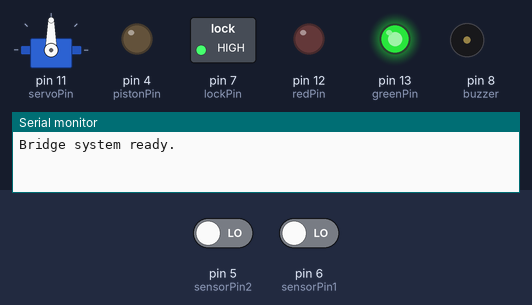
Bench run of a sketch on a simulated Arduino Uno, built with avr-gcc and run on an emulated ATmega328P. On the bench: servo, switched loads named in the sketch (green lamp = pin HIGH), output pins drawn as LEDs (lit = HIGH), buzzer (waves = sounding), the last lines printed to the serial monitor. The test bench sets the inputs (shaded band); at power-on: pin 6 (sensorPin1) LOW, pin 5 (sensorPin2) LOW.

Above: at 1.2 s.
1.3 s: pin 6 (sensorPin1) driven HIGH
At 1.6 s:
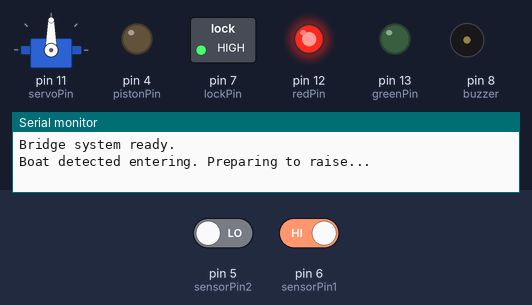
At 12.7 s:
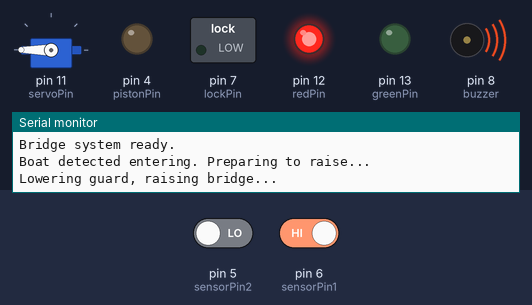
Timing chart, 0 to 13.4 s (numbered marks = the images above; inputs shaded):
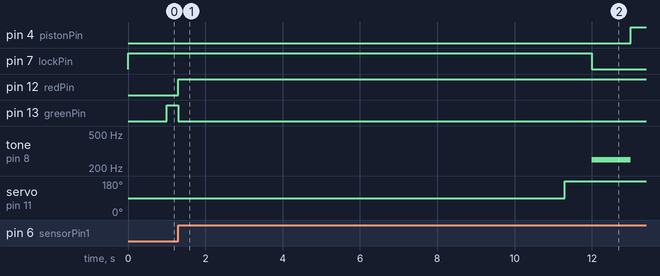

The sketch:

drawbridge_controller.ino
```cpp
#include <Servo.h>

// ---------- Components ----------
const int greenPin  = 13;
const int redPin    = 12;
const int buzzer    = 8;
const int servoPin  = 11;
const int lockPin   = 7;
const int pistonPin = 4;

// ---------- Sensors ----------
const int sensorPin1 = 6; // entry sensor
const int sensorPin2 = 5; // exit sensor

// ---------- Servo Positions ----------
const int guardRaised  = 90;
const int guardLowered = 180;

Servo bridgeServo;

// ---------- Buzzer ----------
const int buzzerNoise = 250;

// ---------- Timings (ms) ----------
const unsigned long servotime  = 700;
const unsigned long locktime   = 1000;
const unsigned long bridgetime = 4000;
const unsigned long waittime   = 10000;

// ---------- Edge Detection ----------
bool detectRisingEdge(int pin, int &lastState) {
  int current = digitalRead(pin);
  bool edge = (lastState == LOW && current == HIGH);
  lastState = current;
  return edge;
}

// ---------- State Machine ----------
enum BridgeState { SAFE, WAITING_TO_RAISE, RAISING, RAISED, LOWERING };
BridgeState state = SAFE;

unsigned long stateStart = 0; // when we entered the current state

// ---------- Sensor Memory ----------
int lastSensor1 = LOW;
int lastSensor2 = LOW;

void setup() {
  Serial.begin(9600);

  // Outputs
  pinMode(greenPin, OUTPUT);
  pinMode(redPin, OUTPUT);
  pinMode(buzzer, OUTPUT);
  bridgeServo.attach(servoPin);
  pinMode(lockPin, OUTPUT);
  pinMode(pistonPin, OUTPUT);

  // Inputs
  pinMode(sensorPin1, INPUT);
  pinMode(sensorPin2, INPUT);

  lastSensor1 = digitalRead(sensorPin1);
  lastSensor2 = digitalRead(sensorPin2);

  // Starting stage
  state = SAFE;
  stateStart = millis();
  Serial.println("Bridge system ready.");
}

void loop() {
  unsigned long now = millis();

  // ---------- Sensor Checks ----------
  if (detectRisingEdge(sensorPin1, lastSensor1) && state == SAFE) {
    state = WAITING_TO_RAISE;
    stateStart = now;
    Serial.println("Boat detected entering. Preparing to raise...");
  }

  if (detectRisingEdge(sensorPin2, lastSensor2) && state == RAISED) {
    state = LOWERING;
    stateStart = now;
    Serial.println("Boat detected leaving. Lowering bridge...");
  }

  // ---------- State Machine ----------
  switch (state) {
    case SAFE:
      digitalWrite(lockPin, HIGH);
      bridgeServo.write(guardRaised);
      if (now - stateStart >= locktime) {
        digitalWrite(greenPin, HIGH);
        digitalWrite(redPin, LOW);
        noTone(buzzer);
      }
      break;

    case WAITING_TO_RAISE:
      digitalWrite(greenPin, LOW);
      digitalWrite(redPin, HIGH);
      if (now - stateStart >= waittime) {
        bridgeServo.write(guardLowered);
        state = RAISING;
        stateStart = now;
        Serial.println("Lowering guard, raising bridge...");
      }
      break;

    case RAISING:
      if (now - stateStart >= servotime) {
        tone(buzzer, buzzerNoise);
        digitalWrite(lockPin, LOW);
        if (now - stateStart >= (servotime + locktime)) {
          digitalWrite(pistonPin, HIGH);
          state = RAISED;
          stateStart = now;
          Serial.println("Bridge is raising...");
        }
      }
      break;

    case RAISED:
      noTone(buzzer);
      // Stays in RAISED until sensorPin2 triggers.
      break;

    case LOWERING:
      digitalWrite(pistonPin, LOW);
      if (now - stateStart >= bridgetime) {
        bridgeServo.write(guardRaised);
        digitalWrite(lockPin, HIGH);
        if (now - stateStart >= (bridgetime + locktime)) {
          digitalWrite(greenPin, HIGH);
          digitalWrite(redPin, LOW);
          state = SAFE;
          stateStart = now;
          Serial.println("Bridge lowered. Safe mode restored.");
        }
      }
      break;
  }
}
```

Measured:
- after the input at 1.3 s, pin 4 (pistonPin): LOW → HIGH after 11.7 s; pin 7 (lockPin): HIGH → LOW after 10.7 s; pin 12 (redPin): LOW → HIGH at once; pin 13 (greenPin): HIGH → LOW at once; tone on pin 8 (buzzer): silent → 250 Hz after 10.7 s, → silent 1.0 s later
